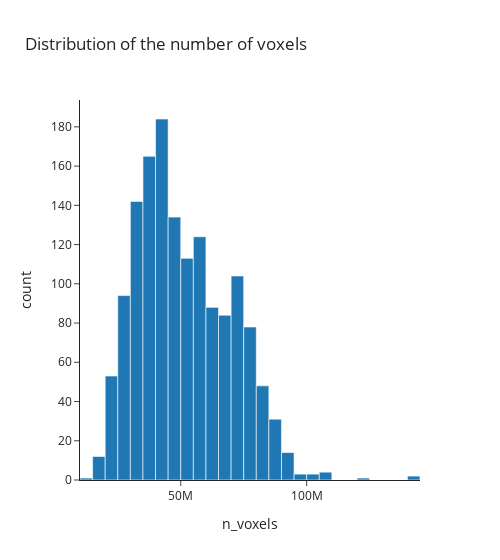

The notebook cell this image was saved under:
### Markdown cell above
### Numeric

### Code cell
fig = px.histogram(
    data,
    x='n_voxels',
    nbins=50,
    title='Distribution of the number of voxels',
    width=500,
)

fig.show()

### Figure 1 — Plotly figure (JSON) as saved in the notebook; plotly's stock layout.template omitted (floating-point values rounded to 4 significant figures; data arrays with more than 128 entries replaced by an {"elided": "..."} marker saying what was removed)
{"data": [{"bingroup": "x", "hovertemplate": "n_voxels=%{x}<br>count=%{y}<extra></extra>", "legendgroup": "", "marker": {"color": "#1F77B4", "pattern": {"shape": ""}}, "name": "", "nbinsx": 50, "orientation": "v", "showlegend": false, "type": "histogram", "x": {"elided": "1482 int values"}, "xaxis": "x", "yaxis": "y"}], "layout": {"barmode": "relative", "legend": {"tracegroupgap": 0}, "title": {"text": "Distribution of the number of voxels"}, "width": 500, "xaxis": {"anchor": "y", "domain": [0, 1], "title": {"text": "n_voxels"}}, "yaxis": {"anchor": "x", "domain": [0, 1], "title": {"text": "count"}}}}
